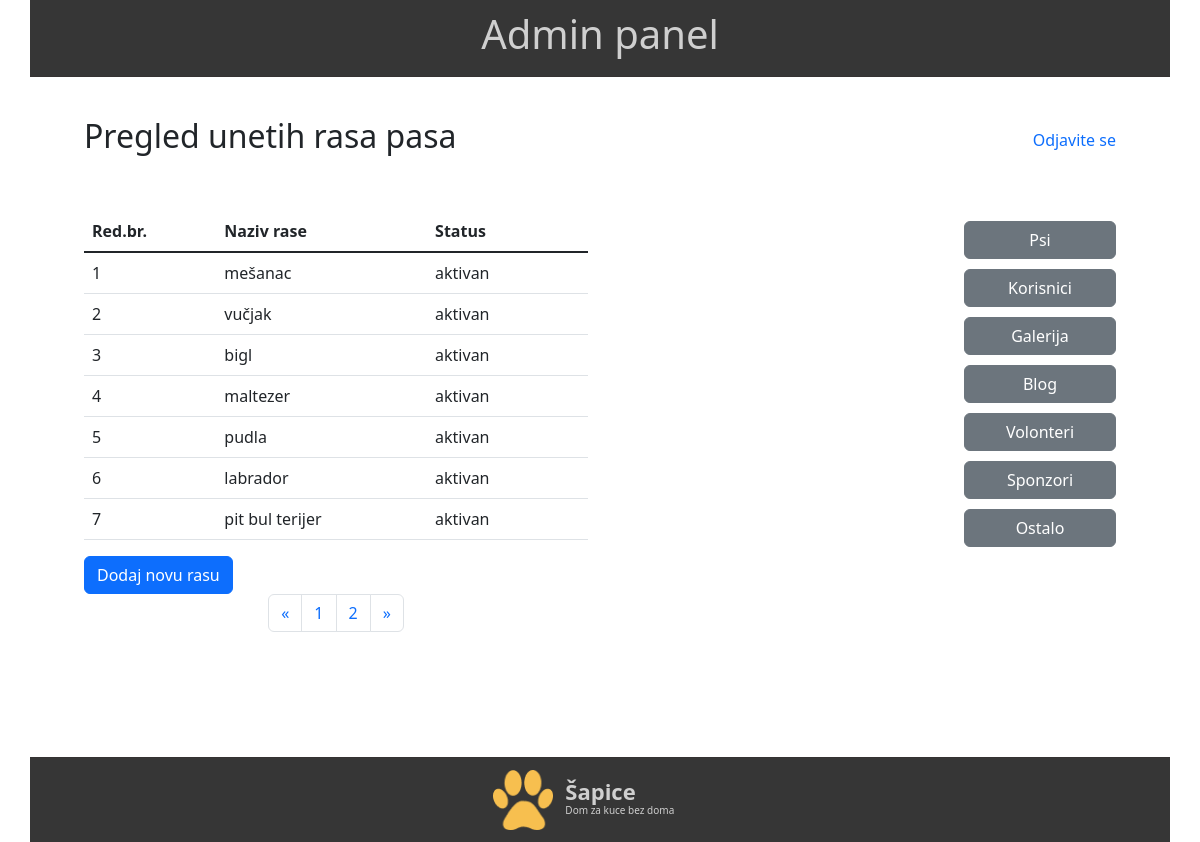
Page /Sapice_admin/breeds.php (signed in) on the committed database.
### tables this page shows
CREATE TABLE `breeds` (
  `breed_id` int(10) UNSIGNED NOT NULL,
  `name` varchar(50) NOT NULL,
  `status` int(11) NOT NULL DEFAULT 1 COMMENT '0-obrisan\r\n1-aktivan'
);

### Sapice_admin/classes/class_base.php (called while the page is built, shortened)
<?php
class Base{
    private $db;
    public function connect() {
        $this->db=mysqli_connect("localhost", "root", "", "sapice");
        return $this->db;
    }
    public function query($query) {
        return mysqli_query($this->db, $query);
    }
    public function fetch_object($result){
        return mysqli_fetch_object($result);
    }
    public function num_rows($result){
        return mysqli_num_rows($result);
    }
}
?>

### Sapice_admin/breeds.php (the view, shortened to what this page needs)
<?php
    require_once("classes/class_base.php");
    $db=new Base();
    $records="SELECT * FROM breeds";
    $result=$db->query($records);
    $total_records=$db->num_rows($result);
    $limit=7;
    $pages=ceil($total_records/$limit);
    $current_page = isset($_GET['page']) && !empty($_GET['page']) ? $_GET['page'] : 1;
    $offset=($current_page-1)*$limit;
?>
<!DOCTYPE html>
<html lang="en">
<head>
    <?php require_once("components/_admin_head.php");?>
</head>
<body>
    <div class="container">
        <?php require_once("components/_admin_header.php"); ?>
        <div class="main-admin-content">
            <div class="row admin">
                <div class="col-6 mb-5">
                    <h2>Pregled unetih rasa pasa</h2>
                </div>
                <div class="col-6 mb-5 text-end align-self-center">
                    <a href="logout.php?page=breeds.php" class="text-decoration-none" id="logout-link">Odjavite se</a>
                </div>
                <div class="col-6 me-auto">
                    <table id="breeds" class="table table-hover table-responsive">
                        <thead>
                            <tr>
                                <th scope="col">Red.br.</th>
                                <th scope="col">Naziv rase</th>
                                <th scope="col">Status</th>
                            </tr>
                        </thead>
                        <tbody class="table-group-divider">
                        <?php
                            $query="SELECT * FROM breeds LIMIT {$limit} OFFSET {$offset}";
                            $result=$db->query($query);
                            $i=$offset;
                            while($row=$db->fetch_object($result)) {
                                $id=$row->breed_id;
                                $status = ($row->status == 0) ? "obrisan" : "aktivan";
                                $i++;
                                echo "<tr class='align-middle'>";
                                    echo "<td scope='col'>{$i}</td>";
                                    echo "<td scope='col' class='editable-text' data-field='name' data-id='{$id}'>{$row->name}</td>";
                                    echo "<td scope='col' class='editable-dropdown' data-field='status' data-id='{$id}' data-status='{$row->status}'>{$status}</td>";
                            ?>
                                <td scope="col">
                                </td>
                            </tr>
                        <?php } ?>
                        </tbody>
                    </table>
                    <button type="submit" class="btn btn-primary" id="new-breed" data-bs-toggle="modal" data-bs-target="#addBreedModal">Dodaj novu rasu</button>
                    <nav aria-label="Paginacija">
                        <ul class="pagination justify-content-center">
                            <li class="page-item">
                                <a href="breeds.php?page=<?php echo ($current_page - 1); ?>" class="page-link" aria-label="Previous">
                                    <span aria-hidden="true">&laquo;</span>
                                </a>
                            </li>
                            <?php
                                for ($i = 1; $i <= $pages; $i++) {
                                    echo "<li class='page-item'><a class='page-link' href='breeds.php?page={$i}'>{$i}</a></li>";
                                }
                            ?>
                            <li class="page-item">
                                <a class="page-link" href="breeds.php?page=<?php echo ($current_page + 1); ?>" aria-label="Next">
                                <span aria-hidden="true">&raquo;</span></a>
                            </li>
                        </ul>
                    </nav>
                </div>
                <?php require_once("components/_admin_menu_left.php");?>
            </div>
        </div>
        <?php require_once("components/_admin_footer.php");?>
    </div>
</body>
</html>

### Sapice_admin/include/style.css (style rules this page uses)
.row.admin { padding: 30px; margin: 10px auto; }
.main-admin-content { min-height: 670px; }

### rows in the picture
breeds: name "mešanac", status "aktivan"
breeds: name "vučjak", status "aktivan"
breeds: name "bigl", status "aktivan"
breeds: name "maltezer", status "aktivan"
breeds: name "pudla", status "aktivan"
breeds: name "labrador", status "aktivan"
breeds: name "pit bul terijer", status "aktivan"

### other values in the picture
$group "Psi"
$group "Korisnici"
$group "Galerija"
$group "Blog"
$group "Volonteri"
$group "Sponzori"
$group "Ostalo"
